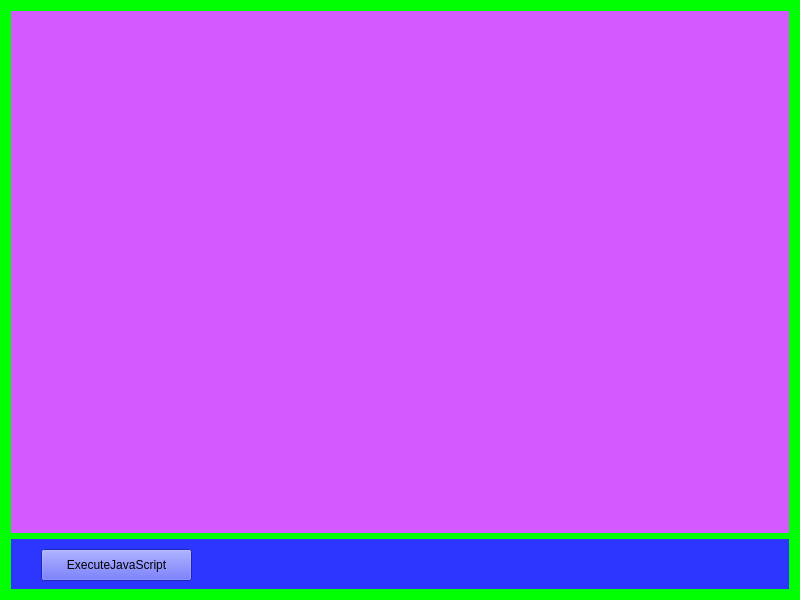
<?xml version="1.0" encoding="UTF-8"?>
<ui version="4.0">
 <class>Widget</class>
 <widget class="QWidget" name="Widget">
  <property name="geometry">
   <rect>
    <x>0</x>
    <y>0</y>
    <width>800</width>
    <height>600</height>
   </rect>
  </property>
  <property name="windowTitle">
   <string>Widget</string>
  </property>
  <property name="styleSheet">
   <string notr="true">background-color: rgb(0, 255, 0);</string>
  </property>
  <layout class="QVBoxLayout" name="verticalLayout">
   <item>
    <widget class="QWidget" name="webWidget" native="true">
     <property name="styleSheet">
      <string notr="true">background-color: rgb(211, 90, 255);</string>
     </property>
    </widget>
   </item>
   <item>
    <widget class="QWidget" name="controlWidget" native="true">
     <property name="maximumSize">
      <size>
       <width>16777215</width>
       <height>50</height>
      </size>
     </property>
     <property name="styleSheet">
      <string notr="true">background-color: rgb(44, 54, 255);</string>
     </property>
     <widget class="QPushButton" name="ExecuteJavaScript">
      <property name="geometry">
       <rect>
        <x>30</x>
        <y>10</y>
        <width>151</width>
        <height>32</height>
       </rect>
      </property>
      <property name="text">
       <string>ExecuteJavaScript</string>
      </property>
     </widget>
    </widget>
   </item>
  </layout>
 </widget>
 <resources/>
 <connections/>
</ui>
